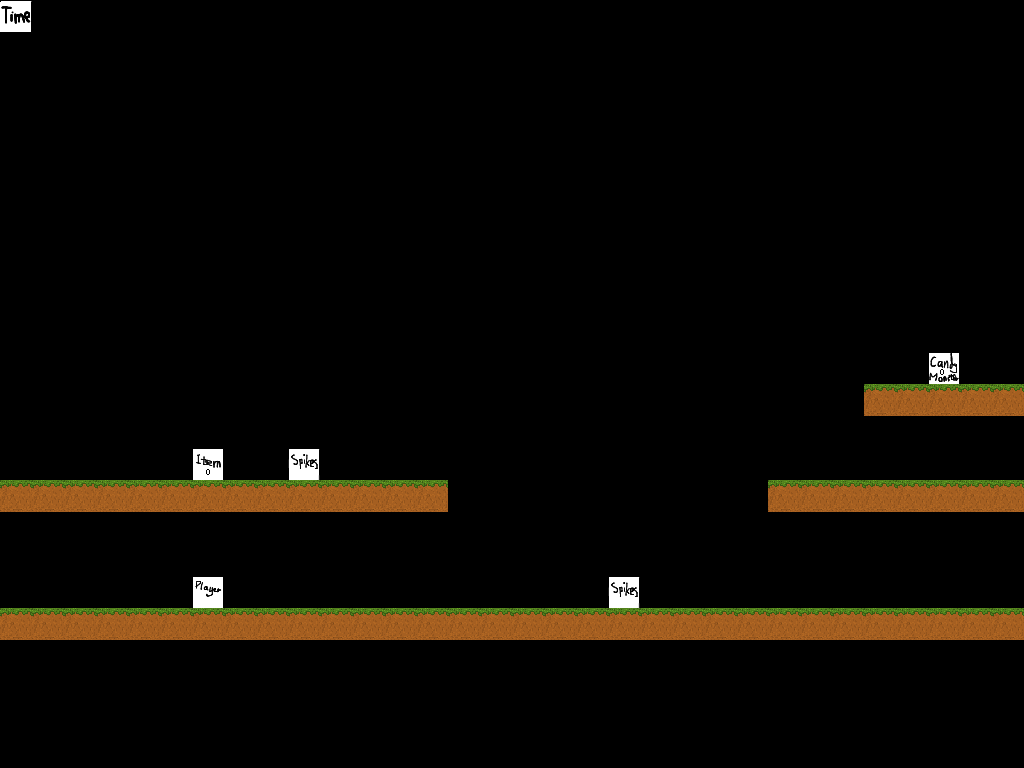

The image is a tile-based game level rendered from a .tmx file. Its description and source (layers, tilesets, objects; grid data summarised) follow:
An orthogonal 32x24 tile map with 32x32 px tiles, 3 tile layers (solids, data, position), 2 tilesets.

<map version="1.0" orientation="orthogonal" width="32" height="24" tilewidth="32" tileheight="32">
 <tileset firstgid="1" name="position32x32" tilewidth="32" tileheight="32">
  <image source="position32x32.png" width="128" height="97" />
  <tile id="0">
   <properties>
    <property name="candyNumber" value="0" />
    <property name="property" value="candyMonster" />
   </properties>
  </tile>
  <tile id="1">
   <properties>
    <property name="candyNumber" value="0" />
    <property name="property" value="item" />
   </properties>
  </tile>
  <tile id="2">
   <properties>
    <property name="candyNumber" value="3" />
    <property name="property" value="candyMonster" />
   </properties>
  </tile>
  <tile id="3">
   <properties>
    <property name="candyNumber" value="3" />
    <property name="property" value="item" />
   </properties>
  </tile>
  <tile id="4">
   <properties>
    <property name="candyNumber" value="1" />
    <property name="property" value="candyMonster" />
   </properties>
  </tile>
  <tile id="5">
   <properties>
    <property name="candyNumber" value="1" />
    <property name="property" value="item" />
   </properties>
  </tile>
  <tile id="6">
   <properties>
    <property name="property" value="moveableBox" />
   </properties>
  </tile>
  <tile id="7">
   <properties>
    <property name="time" value="60" />
   </properties>
  </tile>
  <tile id="8">
   <properties>
    <property name="candyNumber" value="2" />
    <property name="property" value="candyMonster" />
   </properties>
  </tile>
  <tile id="9">
   <properties>
    <property name="candyNumber" value="2" />
    <property name="property" value="item" />
   </properties>
  </tile>
  <tile id="10">
   <properties>
    <property name="property" value="player" />
   </properties>
  </tile>
  <tile id="11">
   <properties>
    <property name="property" value="spikes" />
   </properties>
  </tile>
 </tileset>
 <tileset firstgid="13" name="nya rutor" tilewidth="32" tileheight="32">
  <image source="JosRutor32x32.png" width="128" height="256" />
  <tile id="0">
   <properties>
    <property name="property" value="solidGround" />
   </properties>
  </tile>
  <tile id="1">
   <properties>
    <property name="property" value="solidGround" />
   </properties>
  </tile>
  <tile id="4">
   <properties>
    <property name="property" value="spring" />
   </properties>
  </tile>
  <tile id="5">
   <properties>
    <property name="ice" value="" />
   </properties>
  </tile>
  <tile id="8">
   <properties>
    <property name="property" value="iceSpring" />
   </properties>
  </tile>
  <tile id="15">
   <properties>
    <property name="property" value="solidGround" />
   </properties>
  </tile>
  <tile id="16">
   <properties>
    <property name="property" value="ice" />
   </properties>
  </tile>
  <tile id="17">
   <properties>
    <property name="property" value="solidGround" />
   </properties>
  </tile>
  <tile id="19">
   <properties>
    <property name="property" value="solidGround" />
   </properties>
  </tile>
  <tile id="20">
   <properties>
    <property name="property" value="ice" />
   </properties>
  </tile>
  <tile id="21">
   <properties>
    <property name="property" value="solidGround" />
   </properties>
  </tile>
  <tile id="23">
   <properties>
    <property name="property" value="SolidGround" />
   </properties>
  </tile>
 </tileset>
 <layer name="solids" width="32" height="24">
  <data>[768 cells, 187 non-empty, 2 distinct tile ids]</data>
 </layer>
 <layer name="data" width="32" height="24">
  <data>[768 cells, 1 non-empty, 1 distinct tile ids]</data>
 </layer>
 <layer name="position" width="32" height="24">
  <data>[768 cells, 5 non-empty, 4 distinct tile ids]</data>
 </layer>
</map>
